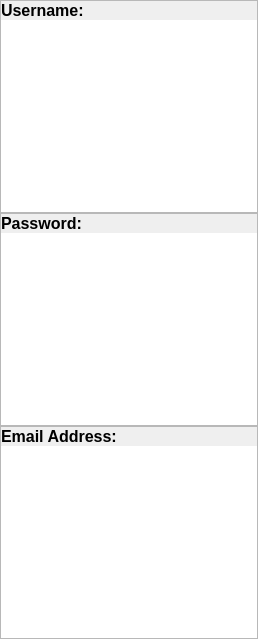
         <widget class="QWidget" name="profile_contents_page2">
          <layout class="QVBoxLayout" name="verticalLayout_12">
           <property name="spacing">
            <number>0</number>
           </property>
           <property name="leftMargin">
            <number>0</number>
           </property>
           <property name="topMargin">
            <number>0</number>
           </property>
           <property name="rightMargin">
            <number>0</number>
           </property>
           <property name="bottomMargin">
            <number>0</number>
           </property>
           <item>
            <widget class="QFrame" name="frame_11">
             <property name="frameShape">
              <enum>QFrame::StyledPanel</enum>
             </property>
             <property name="frameShadow">
              <enum>QFrame::Raised</enum>
             </property>
             <layout class="QVBoxLayout" name="verticalLayout_13">
              <property name="spacing">
               <number>0</number>
              </property>
              <property name="leftMargin">
               <number>0</number>
              </property>
              <property name="topMargin">
               <number>0</number>
              </property>
              <property name="rightMargin">
               <number>0</number>
              </property>
              <property name="bottomMargin">
               <number>0</number>
              </property>
              <item>
               <widget class="QLabel" name="label_8">
                <property name="font">
                 <font>
                  <pointsize>12</pointsize>
                  <weight>75</weight>
                  <bold>true</bold>
                 </font>
                </property>
                <property name="text">
                 <string>Username:</string>
                </property>
               </widget>
              </item>
              <item>
               <widget class="QPlainTextEdit" name="username_textEdit_page2">
                <property name="styleSheet">
                 <string notr="true">border: none;</string>
                </property>
               </widget>
              </item>
             </layout>
            </widget>
           </item>
           <item>
            <widget class="QFrame" name="frame_12">
             <property name="font">
              <font>
               <weight>50</weight>
               <bold>false</bold>
              </font>
             </property>
             <property name="frameShape">
              <enum>QFrame::StyledPanel</enum>
             </property>
             <property name="frameShadow">
              <enum>QFrame::Raised</enum>
             </property>
             <layout class="QVBoxLayout" name="verticalLayout_14">
              <property name="spacing">
               <number>0</number>
              </property>
              <property name="leftMargin">
               <number>0</number>
              </property>
              <property name="topMargin">
               <number>0</number>
              </property>
              <property name="rightMargin">
               <number>0</number>
              </property>
              <property name="bottomMargin">
               <number>0</number>
              </property>
              <item>
               <widget class="QLabel" name="label_10">
                <property name="font">
                 <font>
                  <pointsize>12</pointsize>
                  <weight>75</weight>
                  <bold>true</bold>
                 </font>
                </property>
                <property name="text">
                 <string>Password:</string>
                </property>
               </widget>
              </item>
              <item>
               <widget class="QPlainTextEdit" name="password_textEdit_page2">
                <property name="styleSheet">
                 <string notr="true">border: none;</string>
                </property>
               </widget>
              </item>
             </layout>
            </widget>
           </item>
           <item>
            <widget class="QFrame" name="frame_13">
             <property name="frameShape">
              <enum>QFrame::StyledPanel</enum>
             </property>
             <property name="frameShadow">
              <enum>QFrame::Raised</enum>
             </property>
             <layout class="QVBoxLayout" name="verticalLayout_15">
              <property name="spacing">
               <number>0</number>
              </property>
              <property name="leftMargin">
               <number>0</number>
              </property>
              <property name="topMargin">
               <number>0</number>
              </property>
              <property name="rightMargin">
               <number>0</number>
              </property>
              <property name="bottomMargin">
               <number>0</number>
              </property>
              <item>
               <widget class="QLabel" name="label_9">
                <property name="font">
                 <font>
                  <pointsize>12</pointsize>
                  <weight>75</weight>
                  <bold>true</bold>
                 </font>
                </property>
                <property name="text">
                 <string>Email Address:</string>
                </property>
               </widget>
              </item>
              <item>
               <widget class="QPlainTextEdit" name="email_textEdit_page2">
                <property name="styleSheet">
                 <string notr="true">border: none;</string>
                </property>
               </widget>
              </item>
             </layout>
            </widget>
           </item>
          </layout>
         </widget>
